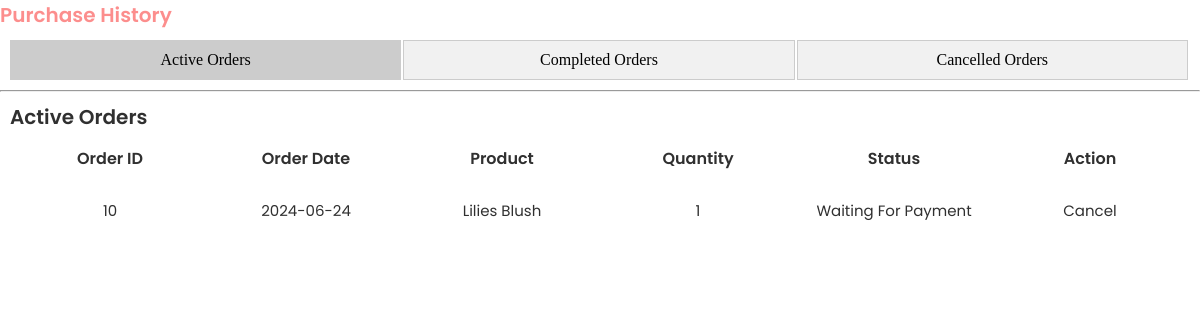
The page /view_orders.php on the database its author committed.
### tables this page shows
CREATE TABLE `orders` (
  `id` int(124) NOT NULL,
  `accountId` int(124) NOT NULL,
  `productId` int(124) NOT NULL,
  `name` varchar(124) NOT NULL,
  `quantity` int(124) NOT NULL,
  `email` varchar(124) NOT NULL,
  `address` varchar(248) NOT NULL,
  `contactNumber` varchar(248) NOT NULL,
  `modeOfPayment` varchar(124) NOT NULL,
  `message` varchar(1000) NOT NULL,
  `status` int(124) NOT NULL COMMENT '0 for "waiting for payment", 1 for "accepted payment/to be ship", 3 for "out for delivery"',
  `receipt` varchar(1000) NOT NULL COMMENT 'if gcash payment',
  `orderDate` datetime NOT NULL
);

CREATE TABLE `products` (
  `id` int(124) NOT NULL,
  `name` varchar(124) NOT NULL,
  `description` varchar(1000) NOT NULL,
  `price` int(124) NOT NULL,
  `quantity` int(124) NOT NULL,
  `category` varchar(124) NOT NULL,
  `img` varchar(1024) NOT NULL,
  `archive` int(124) NOT NULL COMMENT '1 means archived'
);

### view_orders.php (the view, shortened to what this page needs)
<!DOCTYPE html>
<html lang="en">
<head>
    <?php
    include 'constants/config.php';
    ?>
    <link rel="stylesheet" href="css/view-orders.css">
    <?php
    $query = "SELECT * FROM `orders`";
    $result = mysqli_query($conn, $query);
    ?>
</head>
<body>
    <div class="purchase-history-container">
        <div class="admin-orders-cont">
            <div class="order-list-txt">
                <h2>Purchase History</h2>
            </div>
            <div class="tabs">
                <div class="tab active" data-tab="active-orders">Active Orders</div>
                <div class="tab" data-tab="completed-orders">Completed Orders</div>
                <div class="tab" data-tab="cancelled-orders">Cancelled Orders</div>
            </div>
            <hr>
            <div class="tab-content active" id="active-orders">
                <h2>Active Orders</h2>
                <table class="orders">
                    <tr>
                        <th>Order ID</th>
                        <th>Order Date</th>
                        <th>Product</th>
                        <th>Quantity</th>
                        <th>Status</th>
                        <th>Action</th>
                    </tr>
                    <?php
                    mysqli_data_seek($result, 0);
                    while ($rows = mysqli_fetch_assoc($result)) {
                        if ($rows['status'] == 0 || $rows['status'] == 1 || $rows['status'] == 2) {
                            $orderId = $rows['id'];
                            $quantity = $rows['quantity'];
                            $status = $rows['status'];
                            $date = date('Y-m-d', strtotime($rows['orderDate']));
                            $productId = $rows['productId'];
                            $productQuery = "SELECT * FROM products where id = '$productId'";
                            $productResult = mysqli_query($conn, $productQuery);
                            $productRows = mysqli_fetch_assoc($productResult);
                            $productName = $productRows['name'];
                    ?>
                            <tr>
                                <td><?php echo $orderId ?></td>
                                <td><?php echo $date ?></td>
                                <td><?php echo $productName ?></td>
                                <td><?php echo $quantity ?></td>
                                <td><?php if ($status == 0) {
                                    ?><p>Waiting For Payment</p><?php
                                                            } else if ($status == 1) {
                                                                ?><p>Payment Accepted/To be shipped</p><?php
                                                                                                    } else if ($status == 2) {
                                                                                                        ?><p>Out for delivery</p><?php
                                                                                                                                } ?></td>
                                <td><a href="functions/func_cancelOrder.php?productId=<?php echo $productId ?>">Cancel</a></td>
                            </tr>
                    <?php
                        }
                    }
                    ?>
                </table>
            </div>
        </div>
    </div>
</body>
</html>

### css/view-orders.css (style rules this page uses)
* { padding: 0; margin: 0; }
.purchase-history-container { height: 550px; width: 100%; }
.admin-orders-cont { height: 550px; width: 100%; }
.order-list-txt h2 { color: #FC8E8D; font-family: "Poppins", sans-serif; font-weight: 600; font-style: normal; font-size: 20px; }
.tabs { display: flex; cursor: pointer; padding: 10px; }
.tab { flex: 1; padding: 10px; text-align: center; background-color: #f1f1f1; border: 1px solid #ccc; margin-right: 2px; }
.tab.active { background-color: #ccc; }
.tab-content { display: none; padding: 10px; height: 450px; overflow-y: scroll; }
.tab-content.active { display: block; }
.tab-content h2 { font-family: "Poppins", sans-serif; font-weight: 600; font-style: normal; font-size: 20px; color: #303030; }
.orders { width: 100%; }
.orders tr { margin-top: 1%; display: flex; justify-content: space-around; }
.orders th { font-family: "Poppins", sans-serif; font-weight: 600; font-style: normal; color: #303030; width: 100%; }
.orders td { margin-top: 1%; font-family: "Poppins", sans-serif; font-weight: 400; font-style: normal; font-size: 15px; color: #303030; width: 100%; text-align: center; height: 30px; padding-top: 5px; }
.orders a { text-decoration: none; font-family: "Poppins", sans-serif; font-weight: 400; font-style: normal; font-size: 15px; color: #303030; }

### rows shown on the page
orders: id "10", orderDate "2024-06-24", productId.name "Lilies Blush", quantity "1", status "Waiting For Payment"
